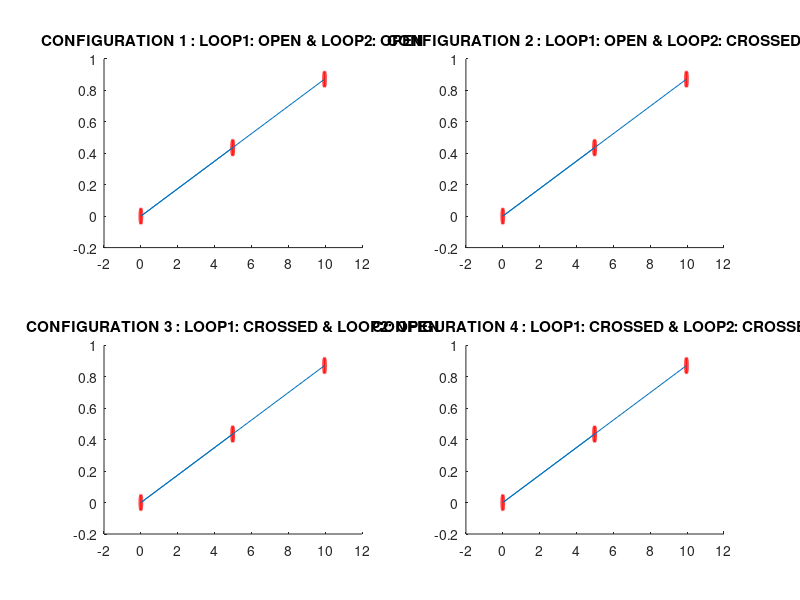

The MATLAB script that drew this image:
%% Author : Vineet Kumar
% Date : 6-December-2017

% Accepting Inputs from user
clear all;
clc;
fprintf('---All angles for input must be provided in DEGREES---\n');
d=input('Enter r1 = ');
a=input('Enter r2 = ');
b=input('Enter r3 = ');
c=input('Enter r4 = ');
r5=input('Enter r5 = ');
r6=input('Enter r6 = ');
r7=input('Enter r7 = ');
r8=input('Enter r8 = ');
theta1=deg2rad(input('Enter theta1 = '));
theta8=deg2rad(input('Enter theta8 = '));
gamma=deg2rad(input('Enter gamma (angle between r4 and r5) = '));
theta2=deg2rad(input('Enter INPUT angle theta2 = '));

%% Calculations

%Calculation for angle theta4
k1=(b^2-(a^2+c^2+d^2)+2*a*d*cos(theta2-theta1))/(2*c);
A1=k1+d*cos(theta1)-a*cos(theta2);
B1=2*(d*sin(theta1)-a*sin(theta2));
C1=k1+a*cos(theta2)-d*cos(theta1);
D1=B1^2-4*A1*C1;
theta4_1=(-2*atan((-1*B1+sqrt(D1))/(2*A1)));
theta4_2=(-2*atan((-1*B1-sqrt(D1))/(2*A1)));

%Calculation for angle theta3
k2=(c^2-(a^2+b^2+d^2)+2*a*d*cos(theta2-theta1))/(2*b);
A2=k2+a*cos(theta2)-d*cos(theta1);
B2=2*(d*sin(theta1)-a*sin(theta2));
C2=k2+d*cos(theta1)-a*cos(theta2);
D2=B2^2-4*A2*C2;
theta3_1=(2*atan((-1*B2+sqrt(D2))/(2*A2)));
theta3_2=(2*atan((-1*B2-sqrt(D2))/(2*A2)));

%Calculation for angle theta5
theta5_1=(theta4_1-gamma);
theta5_2=(theta4_2-gamma);

%Calculation for angle theta7
k3=(r6^2-(r5^2+r7^2+r8^2)+2*r5*r8*cos(theta5_1-theta8))/(2*r7);
A3=k3+r8*cos(theta8)-r5*cos(theta5_1);
B3=2*(r8*sin(theta8)-r5*sin(theta5_1));
C3=k3-r8*cos(theta8)+r5*cos(theta5_1);
D3=B3^2-4*A3*C3;
theta7_1=(-2*atan((-1*B3+sqrt(D3))/(2*A3)));
theta7_2=(-2*atan((-1*B3-sqrt(D3))/(2*A3)));

k3_1=(r6^2-(r5^2+r7^2+r8^2)+2*r5*r8*cos(theta5_2-theta8))/(2*r7);
A3_1=k3_1+r8*cos(theta8)-r5*cos(theta5_2);
B3_1=2*(r8*sin(theta8)-r5*sin(theta5_2));
C3_1=k3_1-r8*cos(theta8)+r5*cos(theta5_2);
D3_1=B3_1^2-4*A3_1*C3_1;
theta7_1_1=(-2*atan((-1*B3_1+sqrt(D3_1))/(2*A3_1)));
theta7_2_2=(-2*atan((-1*B3_1-sqrt(D3_1))/(2*A3_1)));

%Calculation for angle theta8
k4=(r7^2-(r5^2+r6^2+r8^2)+2*r5*r8*cos(theta5_1-theta8))/(2*r6);
A4=k4+r5*cos(theta5_1)-r8*cos(theta8);
B4=2*(r8*sin(theta8)-r5*sin(theta5_1));
C4=k4+r8*cos(theta8)-r5*cos(theta5_1);
D4=B4^2-4*A4*C4;
theta6_1=(2*atan((-1*B4+sqrt(D4))/(2*A4)));
theta6_2=(2*atan((-1*B4-sqrt(D4))/(2*A4)));

k4_1=(r7^2-(r5^2+r6^2+r8^2)+2*r5*r8*cos(theta5_2-theta8))/(2*r6);
A4_1=k4_1+r5*cos(theta5_2)-r8*cos(theta8);
B4_1=2*(r8*sin(theta8)-r5*sin(theta5_2));
C4_1=k4_1+r8*cos(theta8)-r5*cos(theta5_2);
D4_1=B4_1^2-4*A4_1*C4_1;
theta6_1_1=(2*atan((-1*B4_1+sqrt(D4_1))/(2*A4_1)));
theta6_2_2=(2*atan((-1*B4_1-sqrt(D4_1))/(2*A4_1)));

%% Finding number of possible configurations
num_config=4;
config1=1;
config2=1;
config3=1;
config4=1;

if(imag(theta3_2)~=0 || imag(theta4_2)~=0 || imag(theta5_2)~=0 || imag(theta6_2_2)~=0 || imag(theta7_2_2)~=0)
    num_config=num_config-1;
    config1=0;
end
if(imag(theta3_2)~=0 || imag(theta4_2)~=0 || imag(theta5_2)~=0 || imag(theta6_1_1)~=0 || imag(theta7_1_1)~=0)
    num_config=num_config-1;
    config2=0;
end
if(imag(theta3_1)~=0 || imag(theta4_1)~=0 || imag(theta5_1)~=0 || imag(theta6_2)~=0 || imag(theta7_2)~=0)
    num_config=num_config-1;
    config3=0;
end
if(imag(theta3_1)~=0 || imag(theta4_1)~=0 || imag(theta5_1)~=0 || imag(theta6_1)~=0 || imag(theta7_1)~=0)
    num_config=num_config-1;
    config4=0;
end

%% Console Output
fprintf('\n---All output angles are in DEGREES---\n');
fprintf('\nThere are %i possible orientations :\n',num_config);
fprintf('\nOrientation 1 : Loop 1 OPEN & Loop 2 OPEN :\n');
if(config1~=0)
fprintf('theta3 = %.2f\n',rad2deg(theta3_2));
fprintf('theta4 = %.2f\n',rad2deg(theta4_2));
fprintf('theta5 = %.2f\n',rad2deg(theta5_2));
fprintf('theta6 = %.2f\n',rad2deg(theta6_2_2));
fprintf('theta7 = %.2f\n',rad2deg(theta7_2_2));
else
    fprintf('\nThis orientation is NOT possible for provided dimensions\n');
end
fprintf('\nOrientation 2 : Loop 1 OPEN & Loop 2 CROSSED :\n');
if(config2~=0)
fprintf('theta3 = %.2f\n',rad2deg(theta3_2));
fprintf('theta4 = %.2f\n',rad2deg(theta4_2));
fprintf('theta5 = %.2f\n',rad2deg(theta5_2));
fprintf('theta6 = %.2f\n',rad2deg(theta6_1_1));
fprintf('theta7 = %.2f\n',rad2deg(theta7_1_1));
else
    fprintf('\nThis orientation is NOT possible for provided dimensions\n');
end
fprintf('\nOrientation 3 : Loop 1 CROSSED & Loop 2 OPEN :\n');
if(config3~=0)
fprintf('theta3 = %.2f\n',rad2deg(theta3_1));
fprintf('theta4 = %.2f\n',rad2deg(theta4_1));
fprintf('theta5 = %.2f\n',rad2deg(theta5_1));
fprintf('theta6 = %.2f\n',rad2deg(theta6_2));
fprintf('theta7 = %.2f\n',rad2deg(theta7_2));
else
    fprintf('\nThis orientation is NOT possible for provided dimensions\n');
end
fprintf('\nOrientation 4 : Loop 1 CROSSED & Loop 2 CROSSED :\n');
if(config4~=0)
fprintf('theta3 = %.2f\n',rad2deg(theta3_1));
fprintf('theta4 = %.2f\n',rad2deg(theta4_1));
fprintf('theta5 = %.2f\n',rad2deg(theta5_1));
fprintf('theta6 = %.2f\n',rad2deg(theta6_1));
fprintf('theta7 = %.2f\n',rad2deg(theta7_1));
else
    fprintf('\nThis orientation is NOT possible for provided dimensions\n');
end

%% Plotting section

figure('units','normalized','outerposition',[0 0 1 1])
plot1=subplot(2,2,1);
title('CONFIGURATION 1 : LOOP1: OPEN & LOOP2: OPEN');
p1=[0;0];
p2=[a*cos(theta2);a*sin(theta2)];
p3=[a*cos(theta2)+b*cos(theta3_2);a*sin(theta2)+b*sin(theta3_2)];
p4=[d*cos(theta1);d*sin(theta1)];
p5=[d*cos(theta1)+r5*cos(theta5_2);d*sin(theta1)+r5*sin(theta5_2)];
p6=[d*cos(theta1)+r5*cos(theta5_2)+r6*cos(theta6_2_2);d*sin(theta1)+r5*sin(theta5_2)+r6*sin(theta6_2_2)];
p7=[d*cos(theta1)+r8*cos(theta8);d*sin(theta1)+r8*sin(theta8)];
if(config1~=0)
p1_circle=viscircles(p1',0.05,'Color','r');
p2_circle=viscircles(p2',0.05,'Color','r');
p3_circle=viscircles(p3',0.05,'Color','r');
p4_circle=viscircles(p4',0.05,'Color','r');
p5_circle=viscircles(p5',0.05,'Color','r');
p6_circle=viscircles(p6',0.05,'Color','r');
p7_circle=viscircles(p7',0.05,'Color','r');
link_a=line([p1(1) p2(1)],[p1(2) p2(2)]);
link_b=line([p2(1) p3(1)],[p2(2) p3(2)]);
link_c=line([p3(1) p4(1)],[p3(2) p4(2)]);
link_d=line([p1(1) p4(1)],[p1(2) p4(2)]);
link_e=line([p4(1) p5(1)],[p4(2) p5(2)]);
link_f=line([p5(1) p6(1)],[p5(2) p6(2)]);
link_g=line([p6(1) p7(1)],[p6(2) p7(2)]);
link_h=line([p4(1) p7(1)],[p4(2) p7(2)]);
link_i=line([p3(1) p5(1)],[p3(2) p5(2)]);
patch([p3(1) p4(1) p5(1)],[p3(2) p4(2) p5(2)],'red','FaceAlpha',.3);
else
    annotation('textbox',...
    'String',{'NOT POSSIBLE'},...
    'FontSize',14,...
    'FontName','Arial',...
    'LineStyle','--',...
    'EdgeColor',[1 1 0],...
    'LineWidth',2,...
    'BackgroundColor',[0.9  0.9 0.9],...
    'Color',[0.84 0.16 0]);
end
plot2=subplot(2,2,2);
title('CONFIGURATION 2 : LOOP1: OPEN & LOOP2: CROSSED');
p11=[0;0];
p22=[a*cos(theta2);a*sin(theta2)];
p33=[a*cos(theta2)+b*cos(theta3_2);a*sin(theta2)+b*sin(theta3_2)];
p44=[d*cos(theta1);d*sin(theta1)];
p55=[d*cos(theta1)+r5*cos(theta5_2);d*sin(theta1)+r5*sin(theta5_2)];
p66=[d*cos(theta1)+r5*cos(theta5_2)+r6*cos(theta6_1_1);d*sin(theta1)+r5*sin(theta5_2)+r6*sin(theta6_1_1)];
p77=[d*cos(theta1)+r8*cos(theta8);d*sin(theta1)+r8*sin(theta8)];
if(config2~=0)
p11_circle=viscircles(p11',0.05,'Color','r');
p22_circle=viscircles(p22',0.05,'Color','r');
p33_circle=viscircles(p33',0.05,'Color','r');
p44_circle=viscircles(p44',0.05,'Color','r');
p55_circle=viscircles(p55',0.05,'Color','r');
p66_circle=viscircles(p66',0.05,'Color','r');
p77_circle=viscircles(p77',0.05,'Color','r');
link_aa=line([p11(1) p22(1)],[p11(2) p22(2)]);
link_bb=line([p22(1) p33(1)],[p22(2) p33(2)]);
link_cc=line([p33(1) p44(1)],[p33(2) p44(2)]);
link_dd=line([p11(1) p44(1)],[p11(2) p44(2)]);
link_ee=line([p44(1) p55(1)],[p44(2) p55(2)]);
link_ff=line([p55(1) p66(1)],[p55(2) p66(2)]);
link_gg=line([p66(1) p77(1)],[p66(2) p77(2)]);
link_hh=line([p44(1) p77(1)],[p44(2) p77(2)]);
link_ii=line([p33(1) p55(1)],[p33(2) p55(2)]);
patch([p33(1) p44(1) p55(1)],[p33(2) p44(2) p55(2)],'blue','FaceAlpha',.3);
else
    annotation('textbox',...
    'String',{'NOT POSSIBLE'},...
    'FontSize',14,...
    'FontName','Arial',...
    'LineStyle','--',...
    'EdgeColor',[1 1 0],...
    'LineWidth',2,...
    'BackgroundColor',[0.9  0.9 0.9],...
    'Color',[0.84 0.16 0]);
end
plot3=subplot(2,2,3);
title('CONFIGURATION 3 : LOOP1: CROSSED & LOOP2: OPEN');
p1x=[0;0];
p2x=[a*cos(theta2);a*sin(theta2)];
p3x=[a*cos(theta2)+b*cos(theta3_1);a*sin(theta2)+b*sin(theta3_1)];
p4x=[d*cos(theta1);d*sin(theta1)];
p5x=[d*cos(theta1)+r5*cos(theta5_1);d*sin(theta1)+r5*sin(theta5_1)];
p6x=[d*cos(theta1)+r5*cos(theta5_1)+r6*cos(theta6_2);d*sin(theta1)+r5*sin(theta5_1)+r6*sin(theta6_2)];
p7x=[d*cos(theta1)+r8*cos(theta8);d*sin(theta1)+r8*sin(theta8)];
if(config3~=0)
p1x_circle=viscircles(p1x',0.05,'Color','r');
p2x_circle=viscircles(p2x',0.05,'Color','r');
p3x_circle=viscircles(p3x',0.05,'Color','r');
p4x_circle=viscircles(p4x',0.05,'Color','r');
p5x_circle=viscircles(p5x',0.05,'Color','r');
p6x_circle=viscircles(p6x',0.05,'Color','r');
p7x_circle=viscircles(p7x',0.05,'Color','r');
link_ax=line([p1x(1) p2x(1)],[p1x(2) p2x(2)]);
link_bx=line([p2x(1) p3x(1)],[p2x(2) p3x(2)]);
link_cx=line([p3x(1) p4x(1)],[p3x(2) p4x(2)]);
link_dx=line([p1x(1) p4x(1)],[p1x(2) p4x(2)]);
link_ex=line([p4x(1) p5x(1)],[p4x(2) p5x(2)]);
link_fx=line([p5x(1) p6x(1)],[p5x(2) p6x(2)]);
link_gx=line([p6x(1) p7x(1)],[p6x(2) p7x(2)]);
link_hx=line([p4x(1) p7x(1)],[p4x(2) p7x(2)]);
link_ix=line([p3x(1) p5x(1)],[p3x(2) p5x(2)]);
patch([p3x(1) p4x(1) p5x(1)],[p3x(2) p4x(2) p5x(2)],'green','FaceAlpha',.3);
else
    annotation('textbox',...
    'String',{'NOT POSSIBLE'},...
    'FontSize',14,...
    'FontName','Arial',...
    'LineStyle','--',...
    'EdgeColor',[1 1 0],...
    'LineWidth',2,...
    'BackgroundColor',[0.9  0.9 0.9],...
    'Color',[0.84 0.16 0]);
end
plot4=subplot(2,2,4);
title('CONFIGURATION 4 : LOOP1: CROSSED & LOOP2: CROSSED');
p1y=[0;0];
p2y=[a*cos(theta2);a*sin(theta2)];
p3y=[a*cos(theta2)+b*cos(theta3_1);a*sin(theta2)+b*sin(theta3_1)];
p4y=[d*cos(theta1);d*sin(theta1)];
p5y=[d*cos(theta1)+r5*cos(theta5_1);d*sin(theta1)+r5*sin(theta5_1)];
p6y=[d*cos(theta1)+r5*cos(theta5_1)+r6*cos(theta6_1);d*sin(theta1)+r5*sin(theta5_1)+r6*sin(theta6_1)];
p7y=[d*cos(theta1)+r8*cos(theta8);d*sin(theta1)+r8*sin(theta8)];
if(config4~=0)
p1y_circle=viscircles(p1y',0.05,'Color','r');
p2y_circle=viscircles(p2y',0.05,'Color','r');
p3y_circle=viscircles(p3y',0.05,'Color','r');
p4y_circle=viscircles(p4y',0.05,'Color','r');
p5y_circle=viscircles(p5y',0.05,'Color','r');
p6y_circle=viscircles(p6y',0.05,'Color','r');
p7y_circle=viscircles(p7y',0.05,'Color','r');
link_ay=line([p1y(1) p2y(1)],[p1y(2) p2y(2)]);
link_by=line([p2y(1) p3y(1)],[p2y(2) p3y(2)]);
link_cy=line([p3y(1) p4y(1)],[p3y(2) p4y(2)]);
link_dy=line([p1y(1) p4y(1)],[p1y(2) p4y(2)]);
link_ey=line([p4y(1) p5y(1)],[p4y(2) p5y(2)]);
link_fy=line([p5y(1) p6y(1)],[p5y(2) p6y(2)]);
link_gy=line([p6y(1) p7y(1)],[p6y(2) p7y(2)]);
link_hy=line([p4y(1) p7y(1)],[p4y(2) p7y(2)]);
link_iy=line([p3y(1) p5y(1)],[p3y(2) p5y(2)]);
patch([p3y(1) p4y(1) p5y(1)],[p3y(2) p4y(2) p5y(2)],'yellow','FaceAlpha',.3);
else
    annotation('textbox',...
    'String',{'NOT POSSIBLE'},...
    'FontSize',14,...
    'FontName','Arial',...
    'LineStyle','--',...
    'EdgeColor',[1 1 0],...
    'LineWidth',2,...
    'BackgroundColor',[0.9  0.9 0.9],...
    'Color',[0.84 0.16 0]);
end